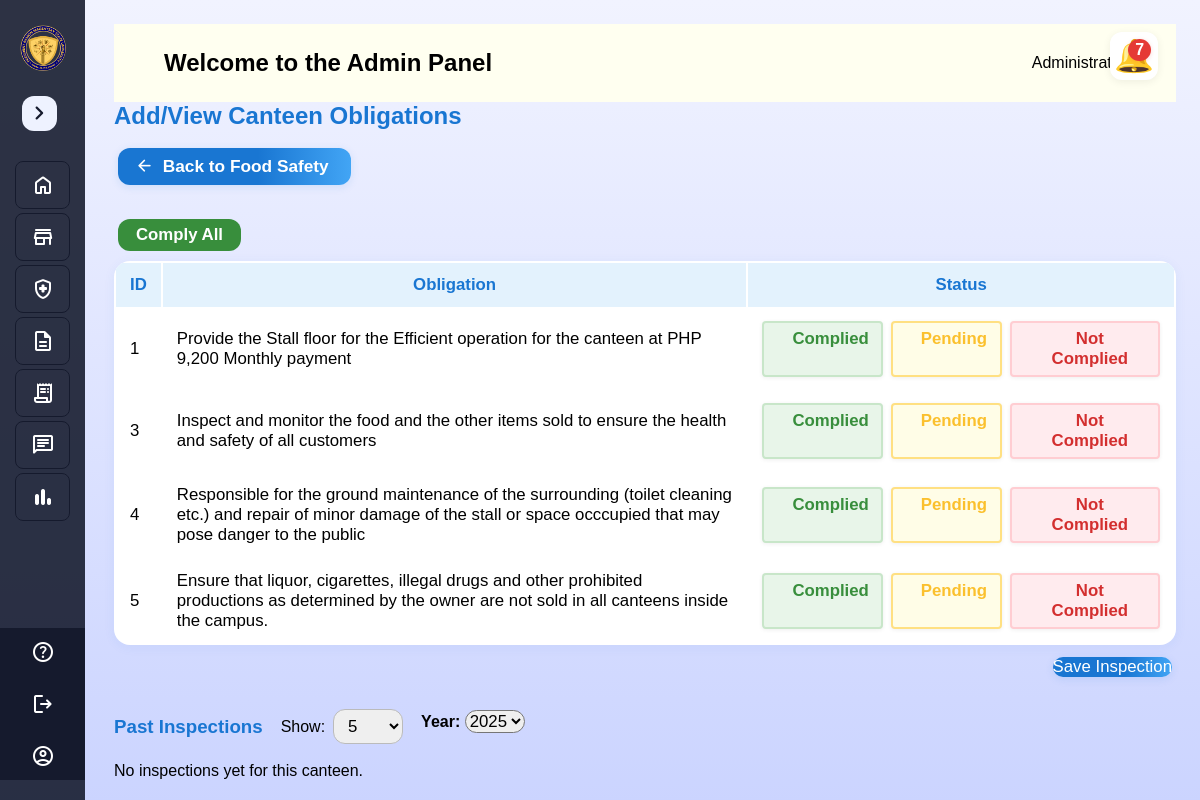
The app's page /admin_user/edit_canteen_obligations.php (signed in) with its own data.
### tables this page shows
CREATE TABLE `obligation_category` (
  `id` int(11) NOT NULL,
  `obligation` varchar(255) NOT NULL,
  `date_added` datetime DEFAULT NULL,
  `del_status` tinyint(1) DEFAULT 0
);

### admin_user/edit_canteen_obligations.php (the view, shortened to what this page needs)
<?php
require_once 'db.php';
$obligation_templates = [];
$res = $conn->query("SELECT id, obligation FROM obligation_category WHERE del_status=0 ORDER BY date_added ASC");
while ($row = $res->fetch_assoc()) {
    $obligation_templates[] = $row;
}
$inspections = [];
$active_inspection = null;
?>
<!DOCTYPE html>
<html>
<head>
    <link rel="stylesheet" href="css/edit_canteen_obligations.css" />
</head>
<body style="padding: 24px;">
<?php require_once "sidebar.php"; ?>
<?php require_once "header.php"; ?>
<div>
    <h2>Add/View Canteen Obligations</h2>
    <br>
    <a href="food_safety.php" class="btn btn-back" style="margin-bottom:16px;">
    <span class="material-symbols-rounded" style="vertical-align:middle;font-size:1.2em;margin-right:4px;">arrow_back</span>
    Back to Food Safety
</a>
    <br><br>
    <?php
$current_year = date('Y');
$years = [];
for ($i = 0; $i < 10; $i++) {
    $years[] = $current_year - $i;
}
sort($years);
$selected_year = isset($_GET['year']) ? intval($_GET['year']) : $current_year;
?>
    <?php if (!$active_inspection): ?>
        <form method="post">
            <button type="button" id="complyAllBtn">Comply All</button>
            <table>
                <thead>
                    <tr>
                        <th>ID</th>
                        <th>Obligation</th>
                        <th>Status</th>
                    </tr>
                </thead>
                <tbody>
                    <?php foreach ($obligation_templates as $ob): ?>
                    <tr>
                        <td><?= $ob['id'] ?></td>
                        <td><?= htmlspecialchars($ob['obligation']) ?></td>
                        <td>
                            <div class="status-group">
                                <div class="status-option" data-status="Complied">
                                    Complied
                                </div>
                                <div class="status-option" data-status="Pending">
                                    Pending
                                </div>
                                <div class="status-option" data-status="Not Complied">
                                    Not Complied
                                </div>
                            </div>
                        </td>
                    </tr>
                    <?php endforeach; ?>
                </tbody>
            </table>
            <div style="display: flex; justify-content: flex-end; gap: 10px; margin-top: 12px;">
    <button type="submit" class="btn btn-primary">Save Inspection</button>
</div>
        </form>
    <?php endif; ?>
    <div style="display: flex; align-items: center; gap: 18px; margin-top:32px; margin-bottom: 18px;">
    <h3 style="margin:0;">Past Inspections</h3>
    <form method="get" style="margin:0; display: flex; align-items: center; gap: 8px;">
        <label for="limitSelect" style="font-weight:normal;">Show:</label>
        <select name="limit" id="limitSelect" onchange="this.form.submit()" style="padding: 6px 10px; border-radius: 8px; border: 1px solid #bbb;">
            <?php
            $limits = [3, 5, 10, 20, 50, 100];
            $selected_limit = isset($_GET['limit']) ? intval($_GET['limit']) : 5;
            foreach ($limits as $l) {
                echo "<option value=\"$l\" ".($selected_limit==$l?'selected':'').">$l</option>";
            }
            ?>
        </select>
    </form>
        <div style="display: flex; align-items: center; gap: 12px; margin-bottom: 10px;">
    <form method="get" style="margin:0;">
    <label for="yearSelect"><strong>Year:</strong></label>
    <select name="year" id="yearSelect" onchange="this.form.submit()">
        <?php foreach ($years as $y): ?>
            <option value="<?= $y ?>" <?= $selected_year == $y ? 'selected' : '' ?>><?= $y ?></option>
        <?php endforeach; ?>
    </select>
</form>
</div>
</div>
    <?php
    $total_obligations = count($obligation_templates);
    if ($inspections): ?>
    <div style="display: flex; gap: 32px; align-items: flex-start;">
        <div style="flex: 1;">
            <div style="max-width:700px;">
            <?php foreach ($inspections as $idx => $insp): ?>
                <?php
                    if (isset($insp['status']) && $insp['status'] == 1) continue;
                    if (date('Y', strtotime($insp['date_added'])) != $selected_year) continue;
                    $complied = 0;
                    $pending = 0;
                    $not_complied = 0;
                    $complied_tooltip = "";
                    $pending_tooltip = "";
                    $not_complied_tooltip = "";
                    foreach ($insp['obligation_and_status'] as $item) {
                        if ($item['status'] === 'Complied') {
                            $complied++;
                            $complied_tooltip .= "• {$item['obligation']}\n";
                        }
                        if ($item['status'] === 'Pending') {
                            $pending++;
                            $pending_tooltip .= "• {$item['obligation']}\n";
                        }
                        if ($item['status'] === 'Not Complied') {
                            $not_complied++;
                            $not_complied_tooltip .= "• {$item['obligation']}\n";
                        }
                    }
                    $color = '#d32f2f';
                    if ($complied == $total_obligations) {
                        $color = '#388e3c';
                    } elseif ($complied > 2) {
                        $color = '#fbc02d';
                    }
                ?>
                <div style="margin-bottom:8px;">
                    <button type="button"
                        onclick="toggleInspection('insp<?= $idx ?>')"
                        style="width:100%;text-align:left;display:flex;justify-content:space-between;align-items:center;padding:10px 14px;font-size:1em;border:1px solid #aaa;background:#f8f8f8;cursor:pointer;border-radius:4px;position:relative;">
                        <span>
    <?= date('F j, Y - g:ia', strtotime($insp['date_added'])) ?>
</span>
                        <span class="tooltip" style="margin-left:10px; color:<?= $color ?>; font-weight:bold; font-size:1.1em;">
                            Complied <?= $complied ?>/<?= $total_obligations ?>
                            <span class="tooltiptext"><?= $complied_tooltip ? "Complied:\n" . trim($complied_tooltip) : "No complied obligations" ?></span>
                        </span>
                        <?php if ($pending > 0): ?>
                            <span class="tooltip" style="margin-left:10px; color:#fbc02d; font-weight:bold;">
                                Pending: <?= $pending ?>
                                <span class="tooltiptext"><?= $pending_tooltip ? "Pending:\n" . trim($pending_tooltip) : "No pending obligations" ?></span>
                            </span>
                        <?php endif; ?>
                        <?php if ($not_complied > 0): ?>
                            <span class="tooltip" style="margin-left:10px; color:#d32f2f; font-weight:bold;">
                                Not Complied: <?= $not_complied ?>
                                <span class="tooltiptext"><?= $not_complied_tooltip ? "Not Complied:\n" . trim($not_complied_tooltip) : "No not complied obligations" ?></span>
                            </span>
                        <?php endif; ?>
                        <span id="icon-insp<?= $idx ?>" style="margin-left:10px;">&#9660;</span>
                        <span
                            title="Print Report"
                            style="margin-left:auto; margin-right:0; cursor:pointer; font-size:1.3em; color:#1976d2;"
                            onclick="event.stopPropagation(); window.open('print_obligation_report.php?inspection_id=<?= $insp['id'] ?>', '_blank')">
                            🖨️
                        </span>
                        <span
    title="Edit Rating"
    style="margin-left:8px; cursor:pointer; font-size:1.3em; color:#ff9800;"
    onclick="event.stopPropagation(); editRating(<?= $insp['id'] ?>)">
    <span class="material-symbols-rounded" style="vertical-align:middle;">star_rate</span>
</span>
                    </button>
                    <div id="insp<?= $idx ?>" style="display:none;padding:0 10px 10px 10px;">
                        <table style="margin-top:10px;">
                            <thead>
                                <tr>
                                    <th>ID</th>
                                    <th>Obligation</th>
                                    <th>Status</th>
                                </tr>
                            </thead>
                            <tbody>
                                <?php foreach ($insp['obligation_and_status'] as $item): ?>
                                <tr>
                                    <td><?= $item['id'] ?></td>
                                    <td><?= htmlspecialchars($item['obligation']) ?></td>
                                    <td><?= htmlspecialchars($item['status']) ?></td>
                                </tr>
                                <?php endforeach; ?>
                            </tbody>
                        </table>
                    </div>
                </div>
            <?php endforeach; ?>
            </div>
        </div>
        <div style="flex: 0 0 420px;">
            <h3>Messenger to Canteens</h3>
            <form method="post" enctype="multipart/form-data" class="announcement-form" style="margin-bottom:18px;">
    <div class="messenger-row">
        <label class="messenger-file-label" title="Attach files">
            <span class="material-symbols-rounded">attach_file</span>
            <input type="file" name="announcement_files[]" class="messenger-file-input" multiple style="display:none;">
        </label>
        <input type="text" name="announcement_message" class="messenger-input" placeholder="Type your announcement..." required>
        <button type="submit" name="send_announcement" class="btn btn-announcement" title="Send Announcement">
            <span class="material-symbols-rounded">campaign</span>
        </button>
    </div>
</form>
            <div class="messenger-box" id="fixedMessengerBox">
                <h3 style="margin-bottom:12px;">Messenger to Canteen</h3>
    <button id="messengerToggleBtn" style="position:absolute;top:8px;right:8px;background:none;border:none;font-size:1.5em;cursor:pointer;z-index:10000;" title="Collapse/Expand Messenger">
        <span id="messengerToggleIcon" class="material-symbols-rounded">expand_more</span>
    </button>
    <div id="messengerContent">
        <div class="messenger-messages" id="messengerMessages"></div>
        <form id="messengerForm" enctype="multipart/form-data" class="messenger-form-row">
            <input type="hidden" name="msg_canteen_id" value="<?= $selected_canteen ?>">
            <input type="hidden" name="send_message" value="1">
            <input type="text" name="message" class="messenger-input" placeholder="Type your message..." required>
            <label class="messenger-file-label" title="Attach files">
                <span class="material-symbols-rounded">attach_file</span>
                <input type="file" name="files[]" class="messenger-file-input" multiple>
            </label>
            <button type="submit" class="messenger-send-btn" title="Send">
                <span class="material-symbols-rounded">send</span>
            </button>
        </form>
    </div>
</div>
<?php else: ?>
    <p>No inspections yet for this canteen.</p>
<?php endif; ?>
</div>
</body>
</html>

### admin_user/css/edit_canteen_obligations.css (style rules this page uses)
.status-group { display: flex; gap: 8px; }
.status-option { position: relative; padding: 6px 18px 6px 28px; border-radius: 4px; cursor: pointer; font-weight: bold; transition: background 0.2s; border: 1px solid #ccc; user-select: none; }
.status-option[data-status="Complied"] { color: #388e3c; }
.status-option[data-status="Pending"] { color: #fbc02d; }
.status-option[data-status="Not Complied"] { color: #d32f2f; }
#complyAllBtn { margin-bottom: 10px; padding: 6px 18px; background: #388e3c; color: #fff; border: none; border-radius: 4px; font-weight: bold; cursor: pointer; }

### admin_user/css/style.css (style rules this page uses)
* { margin: 0; padding: 0; box-sizing: border-box; font-family: "Poppins", sans-serif; }
body { min-height: 100vh; background: linear-gradient(#F1F3FF, #CBD4FF); transition: margin-left 0.3s ease; margin-left: 270px; }
body.sidebar-collapsed { margin-left: 90px; }

### admin_user/edit_canteen_obligations.php (style rules this page uses)
body { background: #f5f7fa; font-family: 'Segoe UI', 'Roboto', Arial, sans-serif; }
h2, h3 { color: #1976d2; font-weight: 700; }
.btn, button, select { border-radius: 12px !important; font-size: 1.05em; transition: background 0.2s, box-shadow 0.2s; }
.btn-primary, .btn-primary:active { background: linear-gradient(90deg, #1976d2 60%, #42a5f5 100%); color: #fff; border: none; box-shadow: 0 2px 8px #1976d220; }
table { border-radius: 16px; overflow: hidden; background: #fff; box-shadow: 0 2px 12px #1976d210; }
th, td { border: none; padding: 12px 14px; font-size: 1.05em; }
th { background: #e3f2fd; color: #1976d2; font-weight: 600; }
.status-group { display: flex; gap: 8px; justify-content: center; }
.status-option { background: #f1f8e9; color: #388e3c; padding: 6px 16px; border-radius: 10px; cursor: pointer; font-weight: 500; border: 2px solid transparent; transition: background 0.2s, color 0.2s, border 0.2s, box-shadow 0.2s; box-shadow: 0 1px 4px #0001; position: relative; min-width: 90px; text-align: center; }
.status-option[data-status="Pending"] { background: #fffde7; color: #fbc02d; border: 2px solid #ffe082; }
.status-option[data-status="Not Complied"] { background: #ffebee; color: #d32f2f; border: 2px solid #ffcdd2; }
.status-option[data-status="Complied"] { background: #e8f5e9; color: #43a047; border: 2px solid #c8e6c9; }
button, .btn { margin: 0 4px; }
.btn-back { background: linear-gradient(90deg, #1976d2 60%, #42a5f5 100%); color: #fff !important; border: none; border-radius: 12px; padding: 8px 22px 8px 16px; font-weight: 600; font-size: 1.08em; box-shadow: 0 2px 8px #1976d220; display: inline-flex; align-items: center; gap: 4px; transition: background 0.2s, box-shadow 0.2s; text-decoration: none; }

### records on screen
obligation_category: id "1", obligation "Provide the Stall floor for the Efficient operation for the canteen at PHP 9,200 Monthly payment"
obligation_category: id "3", obligation "Inspect and monitor the food and the other items sold to ensure the health and safety of all customers"
obligation_category: id "4", obligation "Responsible for the ground maintenance of the surrounding (toilet cleaning etc.) and repair of minor damage of the stall or space occcupied that may pose danger to the public"
obligation_category: id "5", obligation "Ensure that liquor, cigarettes, illegal drugs and other prohibited productions as determined by the owner are not sold in all canteens inside the campus."

### other values on screen
$notif_count "7"
$adminName "Administrator"
form field limit "5"
form field year "2025"
